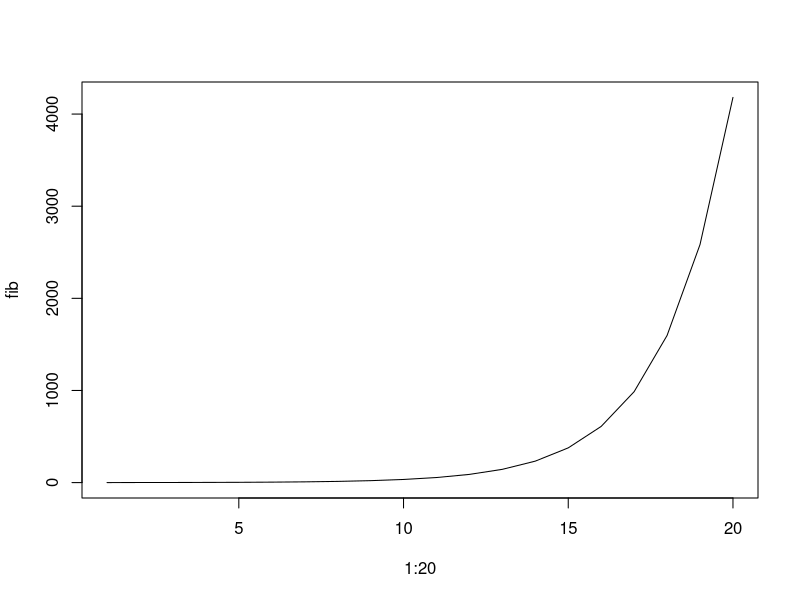

The R script that drew this image: (Note: this script raises an error after producing the figure.)
# 0.1 Libraryk behívása ----------

require("dplyr")
require("lazyeval")
require("ggplot2")
require("purrr")
require("gridExtra")

# 0.2 Ismétlés ----------
# Írjunk olyan parancsot, ami tetszőleges hosszúságú Fibonacci számsort állít elő!
# Fibonacci-sor:
# Olyan sorozat, amely minden n-edik elemének értéke megegyezik az n-1-edik
# és az n-2-edik elem összegével:
# 0, 1, 1, 2, 3, 5, 8, 13, 21, stb.
# Íjrunk egy olyan parancsot, ami megkeresi az x-nél kisebb összes prímszámot!

fib <- c(0,1)
for (i in 3:20) {
  fib[[i]] <- fib[[i-1]] + fib[[i-2]]
  print(i)
  print(fib)
}
plot(1:20,fib,type='l')
# 1. Függvények ----
# Hogyan tudjuk megoldani azt, hogy ugyanazt a parancsot tetszőleges változón,
# vagy bemeneti értéken hajtsuk végre?

x = 99
if (x > 100) {
    print("Juhu, a szam nagyobb szaznal.")
} else if (x == 100) {
    print("Hoho, a szam pont 100!")
} else {
    print("Sajnos a szam kisebb 100-nal")
}

# Jó lenne egy olyan parancs, pléldáulaminek a neve például check100,
# ahova csak beírom a számot és megmondja a választ a kérdésre így:

#     x=99
#     check100(x)
#     output: [1] "A szám kisebb, mint száz!"

# A megoldás: függvény!
# Végrehajtja nekünk ugyanazt a parancsot, tetszőleges bemenettel
# Működése:

#     <<bemenet>> --> függvény --> <<kimenet>>
#     
# Szintaxisa:

#     függvény_név <- function(argumentum) {
#       kimeneti_érték <- csinálj-valamit-az-argumentummal
#       return(kimeneti_érték)
#     }

adj_hozza_egyet <- function(x) {
  x + 1
}

adj_hozza_egyet(3)

check_100 <- function(szam) {
    if (szam > 100) {
        szoveg <- "Juhu, a szam nagyobb szaznal."
    } else if (szam == 100) {
        szoveg <- "Hoho, a szam pont 100!"
    } else {
        szoveg  <-"Sajnos a szam kisebb 100-nal"
    }
    return(szoveg)
}

check_100(77)

check_100(100)

check_100(1000)

# 1.1 Lokális és globális változók --------
# Ha a függvényen belül létrehozunk egy változót, azt nem tudjuk a függvényen kívül elérni!!!

# Miért más az eredménye az alábbi két parancs végrehajtásának?


szoveg <- 'semmi'
szam <- 77

if (szam > 100) {
    szoveg <- "Juhu, a szam nagyobb szaznal."
} else if (szam == 100) {
    szoveg <- "Hoho, a szam pont 100!"
} else {
    szoveg <- "Sajnos a szam kisebb 100-nal"
}

print(szoveg)

szam <- 77
szoveg <- 'semmi'

check_100 <- function(szam) {
    if (szam > 100) {
        szoveg <- "Juhu, a szam nagyobb szaznal."
    } else if (szam == 100) {
        szoveg <- "Hoho, a szam pont 100!"
    } else {
        szoveg <- "Sajnos a szam kisebb 100-nal"
    }
    return(szoveg)
}

check_100(77)
print(szoveg)

# A <<- hozzárendelés globális változót csinál a változóból,
# amihez az értéket rendeljük, így azt a függvényen kívülről is elérjük:

szoveg <- 'semmi'

check_100 <- function(szam) {
    if (szam > 100) {
        szoveg <<- "Juhu, a szam nagyobb szaznal."
    } else if (szam == 100) {
        szoveg <<- "Hoho, a szam pont 100!"
    } else {
        szoveg <<- "Sajnos a szam kisebb 100-nal"
    }
    return(szoveg)
}

check_100(77)
print(szoveg)

# Működőképes lehet a következő függvény?
x <- c(1,2)

append_x <- function(number) {
    x <- append(x,number)
}

append_x(3)
print(x)

# Hogy lehetne működőképessé tenni?

append_x <- function(number) {
  x <<- append(x,number)
}

append_x(3)
print(x)

adj_nullat <- function(){
  return(0)
}

x <- adj_nullat()
x

# 1.2 Feladatok --------

# Írjunk olyan függvényt, ami az adott számra megmondja nekünk,
# hogy az pozitív, negatív, vagy 0!

poznegnulla <- function(number) {
  if (number > 0) {
    return("Pozitív")
  } else if(number == 0){
    return("nulla")
  } else {
    return("negatív")
  }
}

poznegnulla(0)

# Írjunk a Fibonacci sorozatra függvényt, ami tetszőleges szám beadására
# kiadja az annak megfelelő hosszúságú Fibonacci-sort, pl.:

#     fib(8)
#     Output: [1] 0,1,1,2,3,5,8,13

fib <- c(0,1)
for (i in 3:20) {
  fib[[i]] <- fib[[i-1]] + fib[[i-2]]
  print(i)
  print(fib)
}

fib <- function(fib_hossz) {
  fib_lista <- c(0,1)
  for (i in 3:fib_hossz) {
    fib_lista[[i]] <- fib_lista[[i-1]] + fib_lista[[i-2]]
    }
  return(fib_lista)
}

x <- fib(fib_hossz=8)
x
# 2 A tanultak alkalmazása elemzésnél ----

# 2.1 Statisztikai függvények --------
# Készíthetünk függvényeket különböző statisztikai problémákra

# Példa:
# A standard hiba kiszámításához szükség van a szórás [sd()],
# az elemszám [length()] és a gyök [sqrt] függvények kombinálására:

mtcars$mpg

sem <- function(data) {
    return(sd(data)/sqrt(length(data)))
}

sem(mtcars$mpg)

# De kiszámíthatjuk a konfidencia-intervallumot is!
# A konfidencia intervallum n>30 esetén a standard normál eloszláshoz,
# míg n<=30-nál a megfelelő szabadságfokú t eloszláshoz tartozó érték.
# A két eloszláshoz az qnorm() és qt() függvények lesznek segítségül.

# Értelmezzük az elkészített függvényt, mit csinál pontosan:


CI <- function(dataset) {
    if (length(dataset) > 30) {
        m = qnorm(0.975)
    }
    else {
        m = qt(0.975,df=(length(dataset)-1))
    }
    return(m*sem(dataset))
}

CI(mtcars$mpg)

# 2.1.1 Feladat ------------
# Készítsünk olyan függvényt, ami megadja a konfidencia-intervallum
# átlagtól számított alsó és felső határát egy vektorban!


# 2.2 Könyvtárak saját függvényeinek módosítása --------

# Nézzük meg az mtcars adatbázist a dplyr csomagból!


head(mtcars)
str(mtcars)

# A summarize segítségével készítsünk pivot táblát!


pivot_table <- summarize(group_by(mtcars, am, cyl),
                         mean = mean(mpg),
                         error = sd(mpg),
                         n = length(mpg))
pivot_table

# Egy kis kitérő:
# 2.2.1 Mi az az NSE? ------------

# Mi a különbség a két parancs között?

pivot_table <- summarize(group_by(mtcars,
                                  am, cyl),
                         mean = mean(mpg),
                         error = sd(mpg),
                         n = length(mpg))

pivot_table

pivot_table <- summarize_(group_by_(mtcars,
                                    "am", "cyl"),
                          mean = "mean(mpg)",
                          error = "sd(mpg)",
                          n = "length(mpg)")

pivot_table

# Látszik, hogy a két pivot függvény eltőré parancsokat használ:
# Az egyiknek a group_by, illetve a summarize, míg a másiknak pedig a group_by_
# és a summarize_ parancs szerepel az argumentumati között!
# A dplyr alapértelmezésben NSE-t, azaz nem standard kiértékelést használ az argumentumoknál.
# Ez azt jelenti, hogy a megadott argumentumot egy speciális környezetben értelmezi, például:

cyl

# Ez egy nem létező változó, az mtcars adattábla egy oszlopa, amihez úgy férünk hozzá, hogy:

mtcars$cyl

mtcars[["cyl"]]

# Akkor a summarize függvény vajon honnan tudja,
# hogy a group_by(mtcars, cyl, gear) esetében a cyl kifejezést
# az mtcars táblázat egy oszlopára kell érteni??
# Onnan, hogy van egy speciális (és veszélyes) függvény, ami képes értelmezni
# az adott változót egy másik környezetben.
# Ehhez az kell, hogy képesek legyünk kiértékelés nélkül továbbvinni egy kifejezést.

x <- 10

# A quote(kifejezés) függvény "nem hagyja" a programnak, hogy kiértékelje a bevitt kifejezést:

x

quote(x)

# Ez hasznos lehet, ha szeretnénk kinyerni a változó nevét, példáaul a deparse függvénnyel:

deparse(10)

deparse(x)

deparse(quote(x))

# Az eval(kifejezés,környezet) függvény pont az ellenkezőjét teszi:
# mindenképpen kiértékeli a kifejezést az adott környezet szerint.

eval(x)

# Akkor ez vajon miért nem működik:

eval(x, list(x = 2))

# Mert x már kiértékelésre kerül a függvényen belül. Ezt akadályozhatjuk meg azzal,
# hogy az eval-t a quote-tal kombináljuk:

eval(quote(x), list(x=2))

# De x értéke ettől még nem változik:

x

# A substitute függvény, amit a legtöbb könyvtár (például a dpylr és a ggplot2)
# használ ennek a két vüggvénynek az ötvözete:

substitute(x, list(x=2))
x
# Egy példa:

substitute(cyl, mtcars)
mtcars$cyl
# A summarize() és a gorup_by() függvényekkel ellentétben
# a summarize_() és a gorup_by_() függvények SE-t, azaz standard kiértékelést használnak,
# tehát sima argumentumként kezelik a bevitt változókat,
# ezért stringként (vagy formulaként) kell őket beadni.

# NSE változat:

summarize(mtcars, mean(mpg))

# Ennek viszont nincs értelme:

summarize_(mtcars, mean(mpg))

# De ezeknek már van:

summarize_(mtcars, "mean(mpg)")

summarize_(mtcars, quote(mean(mpg)))

# Ez egy speciális változat, mert itt formulát használunk, aminek további nagyon sok előnye van:

summarize_(mtcars, ~mean(mpg))

# (Már) Mindegyik változat múködik saját függvényekkel is:

summarize(mtcars, sem(mpg))

summarize_(mtcars, ~sem(mpg))

summarize_(mtcars, "sem(mpg)")

# Így már egészen másképp látjuk a summarize és a summarize_ közti különbséget:


pivot_table <- summarize_(group_by_(mtcars,
                                    quote(am),
                                    quote(cyl)),
                          mean = ~mean(mpg),
                          error = ~sem(mpg),
                          n = ~length(mpg))

pivot_table

# Még egy kiegészítés: mi a helyzet, ha egy változó nevét,
# vagy értékét szeretnénk bevinni egy szöveges argumentumba?

# Ez így nem valami jó:

depvar <- mpg

summarize(mtcars, mean(depvar))

# Ez sem járható út:

depvar <- 'mpg'

summarize_(mtcars, ~mean(depvar))

# A megoldás az interp függvény a lazyeval csomagból!

?interp

# Mit csinálhatott a függvény?

interp("x + y +z", x = 1, y = 3)

# Akkor ennek mi lesz az eredménye?

interp(~x + y, x = 1)

# Ez már majdnem elég arra, hogy előállítsuk a kívánt formulát!

depvar <- "mpg"

interp(~mean(x), x = depvar)

# De sajnos idézüjelben marad az mpg, ami a summarize_-nak nem jó bemenet:

summarize_(mtcars, interp(~mean(x), x = depvar))

# Ennek a megoldásához a következő plusz lépésre van szükség:

depvar

as.name(depvar)

# Ez a stringből objektumot/szimbólumot csinál, amit már beilleszthetünk a kifejezésbe:

depvar <- "cyl"
interp(~mean(x), x = as.name(depvar))

# És így kapjuk meg azt a kifejezést, amire a sumamrize_-nak szüksége van bemenetként:

summarize_(mtcars, interp(~mean(x),
                          x = as.name(depvar)))

# Most már készen állunk arra, hogy saját változatot csináljunk a summarize_() függvényből!

summarize_mod <- function(data, depvar, ...) {
    # a '...' lehetove teszi, hogy a fuggveny meghivasanal
    # hozzadjunk tovabbi, nem nevesitett argumentumokat.
    summarize_(group_by_(data, ...),
               mean = interp(~mean(x), x=as.name(depvar)),
               error = interp(~sem(x), x=as.name(depvar)),
               n = interp(~length(x), x=as.name(depvar))
               )
}

pivot_table = summarize_mod(data=mtcars, depvar='mpg', 'am', 'cyl')
pivot_table

# De az összesítésnél használ függvényt is kicserélhetjük sajáttal:
osszesitsd <- function(data,aggfunc=mean){
  aggfunc(data)
}

osszesitsd(mtcars$mpg,mean)

summarize_mod <- function(data, depvar, ..., aggfunc=mean, errfunc=sem) {
  # a '...' lehetove teszi, hogy a fuggveny meghivasanal
  # hozzadjunk tovabbi, nem nevesitett argumentumokat.
  summarize_(group_by_(data, ...),
             agg = interp(~aggfunc(x), x=as.name(depvar)),
             error = interp(~errfunc(x), x=as.name(depvar)),
             n = interp(~length(x), x=as.name(depvar))
  )
}

pivot_table_2 = summarize_mod(data=mtcars, 'mpg', 'am', 'cyl', aggfunc=median)
pivot_table_2

# 2.3 A korábbiak kombinálása az ábrázolással --------

# Az elkészült pivot táblát ábrázolhatjuk a ggplot-tal:

# készítünk egy változót arra, amiben az oszlopok távolságát tároljuk:

dodge <- position_dodge(width = 0.9)

# Alternatív meghívása a ggplot-nak: a plotunkat  egy változóhoz rendeljük és
# egyenként adjuk hozzá az elemeket:

# A plot:

ax1 <- ggplot(pivot_table,
              aes(x=factor(cyl),
                  y=mean,
                  fill=factor(am)))

# Oszlopok:

ax1 <- ax1 + geom_bar(stat="identity",
                      position=dodge)

# Hibasávok:

ax1 <- ax1 + geom_errorbar(position = dodge,
                           width = 0.25,
                        aes(ymin=mean-error,
                            ymax=mean+error))

# És jelenítsük meg!

ax1

# Egy kis kitérő:
# 2.3.1 Listák (avagy szótárak) ------------

#     list1 <- list(kulcs1=érték1, kulcs2=érték2)
# A list1[kulcs] paranccsal megkapjuk a kulcshoz hozzárendelt értéket.

proba_lista <- list('x'=c(1,2), 'y'=c(3,4))
proba_lista

# Utólag is hozzáadhatunk értéket a listához:

proba_lista[['z']] = c(5,6)
proba_lista

# Adjunk az mtcars tábla minden oszlopának nevéhez egy leírást a súgó alapján,
# amit majd egy listában tárolunk:

?mtcars

names_list <- list("mpg"="Miles/(US) gallon",
                   "cyl"="Number of cylinders",
                   "disp"="Displacement (cu.in.)",
                   "hp"="Gross horsepower",
                   "drat"="Rear axle ratio",
                   "wt"="Weight (1000 lbs)",
                   "qsec"="1/4 mile time",
                   "vs"="V/S",
                   "am"="Transmission (0 = automatic, 1 = manual)",
                   "gear"="Number of forward gears",
                   "carb"="Number of carburetors")
names_list

# Kilistázhatjuk a kulcsokat:

names(names_list)

# Vagy kereshetünk leírásokat a kulcsok alapján:

names_list[["mpg"]]

# És ezt a listát felhasználhatjuk arra, hogy a diagramon
# a változók nevei helyett a leírást jelenítsük meg:

ax1

ax1 <- ax1 + scale_fill_discrete(name = names_list[["gear"]]) +
             labs(x = names_list[["cyl"]], y = names_list[["mpg"]])

ax1

# Miért jó az, hogy listával definiáljuk a neveket ahelyett, hogy kézzel beírnánk őket?
# Azért, mert így írhatunk saját függvényt a grafikus ábrázolásra!

mean_bar_plot <- function(data, depvar, gvar1, gvar2) {
    # Elkeszitjuk a pivot tablat:
    pivot_table = summarize_mod(data=data, depvar=depvar, gvar1, gvar2)
    dodge <- position_dodge(width = 0.9)
    # print(pivot_table)
    return(ggplot(pivot_table, aes(x=as.factor(pivot_table[[gvar1]]),
                            y=agg, # Vigyazat: itt kombinaljuk az NSE-t es az SE-t!
                            fill=as.factor(pivot_table[[gvar2]]))) +
            geom_bar(stat="identity", position=dodge) +
            geom_errorbar(position = dodge, width = 0.25,
                aes(ymin=agg-error, ymax=agg+error)) +
            # Itt mar csak a cimkeket kell hozzaadni, azaz minden argumentumhoz
            # ki kell keresni a hozza illo nevet a names_list listabol:
            scale_fill_discrete(name = names_list[[gvar2]]) +
            labs(x = names_list[[gvar1]], y = names_list[[depvar]])
    )
}

mean_bar_plot(data=mtcars, depvar='mpg', gvar1='am', gvar2='cyl')
# Rovidebb valtozat: mean_bar_plot(mtcars, 'mpg', 'cyl', 'gear')

# Ezután elrakhatjuk a vizsgált függő változók neveit egy vektorba:

depvars = c('mpg','disp','wt')

# És egyszerűen csinálhatunk plotot minden minden függő változóra:

plots <- list()
for (var in depvars) {
    plots[[var]] <- mean_bar_plot(data=mtcars, depvar=var, gvar1='cyl', gvar2='gear')
}
do.call(grid.arrange,plots)

# 3. Parancsok ciklikus végrehajtása ----------
# Mi van, ha szeretnénk egy olyan függvényt, ami negatív számokra 0-t ad, pozitív számokra önmagukat
# Megj.: Ez egy gyakran használt, ún. relu, vagy rectifier aktivációs fv. neurális hálókban

relu <- function(x) {
  if(x >= 0){
    return(x)
  } else {
    return(0)
  }
}

relu(1)
#     output: [1] 1
relu(-1)
#     output: [1] 0

# Mi a helyzet, ha ezt a függvényt vektoron szeretnénk alkalmazni?
-10:10
relu(-10:10)

# 1. megoldás: Map() függvény: alkalmaz egy adott függvényt egy vektor összes elemén
?Map
Map(relu, -10:10)

# Ez nem a legelegánsabb... Szerencsére a purrr csomagban rendelekzésre állnak
# Olyan map függvények, amelyek megadott adattípusokat adnak vissza
# VIGYÁZAT: az argumentumok sorrendje pont fordított a Map()-hez képest!
?map
map(-10:10, relu)
map_dbl(-10:10, relu)

# Azért nagyon jó a fordított argumentumsorrend, mert így könnyű pipe-pal
# használni a függvényt:
-10:10 %>% 
  map_dbl(relu)

# Megjegyzés: a map...() függvénycsalád és a Map() működik névtelen függvényekkel:
# elég, ha az argumentumon belül definiáljuk a függvényt
map_dbl(-10:10, function(x) if (x > 0) {x} else {0})
# Egyszerűbben:
map_dbl(-10:10, function(x) max(x,0))

# Nyakatekert megoldás: map_if() -> feltételesen hajt végre egy függvényt:
map_if(-10:10, function(x) x < 0, function(x) 0)

# 2. megoldás: a függvény újradefiniálása for ciklussal



relu(-10:10)

# 3. megoldás: a for-if párosítás helyett az ifelse függvényt használjuk,
# ami egy if-else elágazást képes egyetlen paranccsal végrehajtani egy elágazást
# egy vektor minden elemén
?ifelse
relu <- function(x) {
  ifelse(x > 0, x, 0)
}

relu(-20:20)

x <- seq(-100,100,0.01)
relu(x)
plot(x, relu(x), type='l')

# Ennek nagy előnye, hogy annyira egyszerűen használható,
# hogy még külön definiálnunk sem kell a függvényt, mégis átlátható lesz:
plot(x, ifelse(x > 0, x, 0), type="l")

# TODO map, reduce, purr, névtelen függvények
